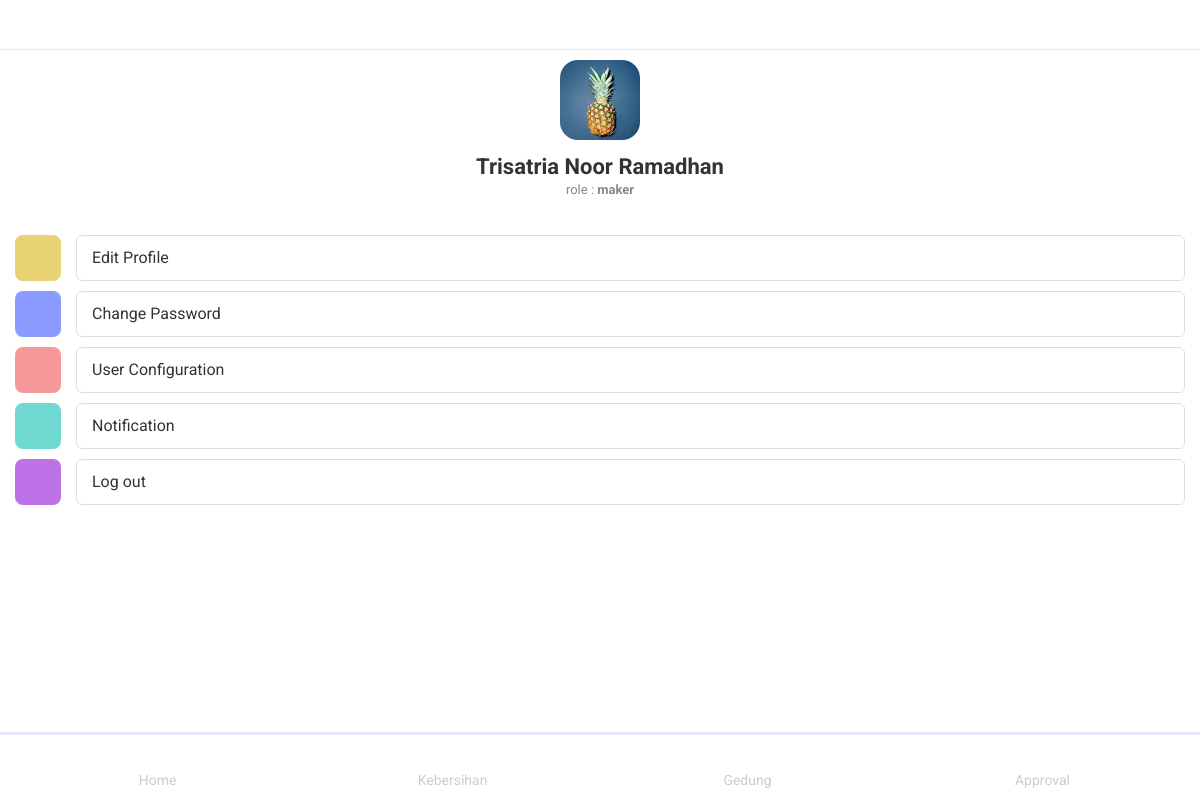
Screenshot of /profile=trisatria (signed in) with the database file from the repository.
### user/models.py (models this page shows, shortened)
class User(AbstractUser):
    username = models.CharField(
        max_length=50, unique=True)
    email = models.EmailField(_('email address'))
    phone = models.IntegerField(
        _('phone number'), unique=True, blank=True, null=True)
    objects = UserManager()
    qr_code = models.ImageField(
        upload_to='qr_code', blank=True, null=True, unique=True)

class user_profile(models.Model):
    userProfile = models.OneToOneField(
        User, on_delete=models.CASCADE, related_name="userProfile", verbose_name="User Profile", null=True, blank=True)
    userPhoto = models.ImageField(upload_to='images/profile/', null=True, name="userPhoto",
                                  blank=True, default='images/square6.jpg', verbose_name="User Profile Photo")
    class Meta:
        db_table = ''
        managed = True
        verbose_name = 'profile'
        verbose_name_plural = 'profiles'

### user/views.py (the view)
# urls.py: path('profile=<username>', user_profile, name="user_profile"),
@ login_required(login_url='user_login')
def user_profile(request, username):
    return render(request, 'user/user_profile.html')

### templates/user/user_profile.html (shortened to what this page needs)
{% extends "base.html" %}{% load static %}
{% block page_wrapper %}
<div class="profile">
    <div class="container">
        <div class="row">
            <div class="col-12 align-self-center">
                <div class="header-profile">
                    <div class="container">
                        <img src="{{user.userProfile.userPhoto.path}}" alt="image-demo">
                    </div>
                </div>
            </div>
        </div>
        <div class="profile-title text-center">
            <h4>{{user.first_name}} {{user.last_name}}</h4>
            <span class="text-small">role : <strong>{{ user.groups.all.0.name}}
                </strong></span>
        </div>
    </div>
</div>
<div class="separator-medium"></div>
<div class="list-view list-separate-two list-colored">
    <ul>
        <li>
            <a href="{% url 'user_profile_edit' user.username %}" class="list-item">
                <div class="list-media">
                    <i class="icon ion-ios-person bg-lime"></i>
                </div>
                <div class="list-label">
                    <div class="list-title">Edit Profile</div>
                    <div class="list-after"><i class="icon ion-ios-arrow-forward"></i></div>
                </div>
            </a>
        </li>
        <li>
            <a href="{% url 'user_profile_password_change' user.username %}" class="list-item">
                <div class="list-media">
                    <i class="icon ion-ios-key bg-blue"></i>
                </div>
                <div class="list-label">
                    <div class="list-title">Change Password</div>
                    <div class="list-after"><i class="icon ion-ios-arrow-forward"></i></div>
                </div>
            </a>
        </li>
        <li>
            <a href="{% url 'user_profile_configuration' user.username %}" class="list-item">
                <div class="list-media">
                    <i class="icon ion-ios-build bg-red"></i>
                </div>
                <div class="list-label">
                    <div class="list-title">User Configuration</div>
                    <div class="list-after"><i class="icon ion-ios-arrow-forward"></i></div>
                </div>
            </a>
        </li>
        <li>
            <a href="{% url 'user_profile_notification' user.username %}" class="list-item">
                <div class="list-media">
                    <i class="icon ion-ios-information-circle bg-green"></i>
                </div>
                <div class="list-label">
                    <div class="list-title">Notification</div>
                    <div class="list-after"><i class="icon ion-ios-arrow-forward"></i></div>
                </div>
            </a>
        </li>
        <li>
            <a href="{% url 'user_logout' %}" class="list-item">
                <div class="list-media">
                    <i class="icon ion-ios-power bg-purple"></i>
                </div>
                <div class="list-label">
                    <div class="list-title">Log out</div>
                    <div class="list-after"><i class="icon ion-ios-arrow-forward"></i></div>
                </div>
            </a>
        </li>
    </ul>
</div>
{% endblock page_wrapper %}
{% block toolbar_bottom %}
<ul class="toolbar-bottom toolbar-wrap">
    <li class="toolbar-item">
        <a href="{% url 'user_home' %}" class="toolbar-link">
            <i class="icon ion-ios-home"></i>
            <p>Home</p>
        </a>
    </li>
    <li class="toolbar-item">
        <a href="{% url 'cln_home' %}" class="toolbar-link">
            <i class="icon ion-ios-brush"></i>
            <p>Kebersihan</p>
        </a>
    </li>
    <li class="toolbar-item">
        <a href="{% url 'mendc_home' %}" class="toolbar-link">
            <i class="icon ion-ios-build"></i>
            <p>Gedung</p>
        </a>
    </li>
    <li class="toolbar-item">
        <a href="{% url 'user_profile_notification' user.username %}" class="toolbar-link">
            <i class="icon ion-ios-warning"></i>
            <p>Approval</p>
        </a>
    </li>
</ul>
{% endblock toolbar_bottom %}

### static/css/style.css (style rules this page uses)
body { font-family: 'Roboto', sans-serif; color: #888; font-size: 14px; font-weight: 400; background: #fff; }
h1, h2, h3, h4, h5, h6 { line-height: 110%; font-family: 'Roboto', sans-serif; margin: 0; font-weight: 500; color: #333; }
h4 { font-size: 22px; font-weight: 700; }
a { color: #333; }
ul { padding: 0; margin: 0; }
ul li { list-style-type: none; }
p { margin: 0; }
img { display: block; }
.row { margin-left: -6px; margin-right: -6px; margin-bottom: 12px; }
.row img { width: 100%; border-radius: 18px; }
.col-1, .col-2, .col-3, .col-4, .col-5, .col-6, .col-7, .col-8, .col-9, .col-10, .col-11, .col-12, .col, .col-auto, .col-sm-1, .col-sm-2, .col-sm-3, .col-sm-4, .col-sm-5, .col-sm-6, .col-sm-7, .col-sm-8, .col-sm-9, .col-sm-10, .col-sm-11, .col-sm-12, .col-sm, .col-sm-auto, .col-md-1, .col-md-2, .col-md-3, .col-md-4, .col-md-5, .col-md-6, .col-md-7, .col-md-8, .col-md-9, .col-md-10, .col-md-11, .col-md-12, .col-md, .col-md-auto, .col-lg-1, .col-lg-2, .col-lg-3, .col-lg-4, .col-lg-5, .col-lg-6, .col-lg-7, .col-lg-8, .col-lg-9, .col-lg-10, .col-lg-11, .col-lg-12, .col-lg, .col-lg-auto, .col-xl-1, .col-xl-2, .col-xl-3, .col-xl-4, .col-xl-5, .col-xl-6, .col-xl-7, .col-xl-8, .col-xl-9, .col-xl-10, .col-xl-11, .col-xl-12, .col-xl, .col-xl-auto { position: relative; width: 100%; padding-right: 6px; padding-left: 6px; }
.text-small { font-size: 13px; }
.bg-blue { background: #8b9aff !important; }
.bg-red { background: #f7999a !important; }
.bg-green { background: #6fd9d1 !important; }
.bg-purple { background: #bd72e8 !important; }
.bg-lime { background: #e8d272 !important; }
.separator-medium { height: 20px; }
.toolbar-bottom { position: fixed; background: #fff; bottom: 0; left: 0; right: 0; width: 100%; height: 42px; border: 0; z-index: 600; padding: 0 10px; }
.toolbar-bottom::before { content: ''; position: absolute; top: 0; left: 0; right: auto; bottom: auto; background: #e7e8ff; z-index: 15; width: 100%; height: 1px; }
.toolbar-wrap { display: flex; }
.toolbar-item { width: 100%; }
.toolbar-link { width: 100%; height: 100%; padding-top: 5px; padding-bottom: 5px; align-items: center; justify-content: center; display: flex; flex-direction: column; color: #ccc; transition: .2s ease-in-out; }
.toolbar-link .icon { font-size: 22px; height: 28px; line-height: 28px; }
.list-view .list-item { height: 46px; display: flex; align-items: center; padding-left: 15px; }
.list-view .list-item .list-media { padding-right: 15px; }
.list-view .list-item .list-media i { font-size: 18px; width: 34px; height: 34px; line-height: 34px; border-radius: 8px; text-align: center; color: #fe2775; background: #ffeff5; display: inline-block; }
.list-view .list-item .list-label { min-height: 46px; display: flex; align-items: center; width: 100%; padding-right: 15px; }
.list-view .list-item .list-label .list-title { font-size: 16px; color: #333; }
.list-view .list-item .list-label .list-after { margin-left: auto; }
.list-view .list-item .list-label .list-after i { font-size: 16px; color: #888; }
.list-separate-two li:last-child { margin-bottom: 0; }
.list-separate-two li:last-child a.list-item { margin-bottom: 0; }
.list-separate-two .list-item { margin-bottom: 10px; padding: 0 15px; }
.list-separate-two .list-item .list-media i { width: 46px; height: 46px; line-height: 46px; font-size: 22px; }
.list-separate-two .list-label { border: 1px solid #ddd; border-radius: 6px; padding-left: 15px; }
.list-colored .list-item .list-media i { color: #fff; }
.header-profile { text-align: center; }
.header-profile img { width: 80px; border-radius: 18px; margin: auto; }
.profile-title { margin: 15px 0; }

### templates/base.html (style rules this page uses)
.toolbar-bottom { height: 68px; }
.toolbar-bottom::before { height: 3px; }
.toolbar-link .icon { font-size: 26px; line-height: 14px; }

### rows the page displays
User: userProfile.userPhoto.path (picture), first_name "Trisatria Noor", last_name "Ramadhan", groups.all.0.name "maker"
